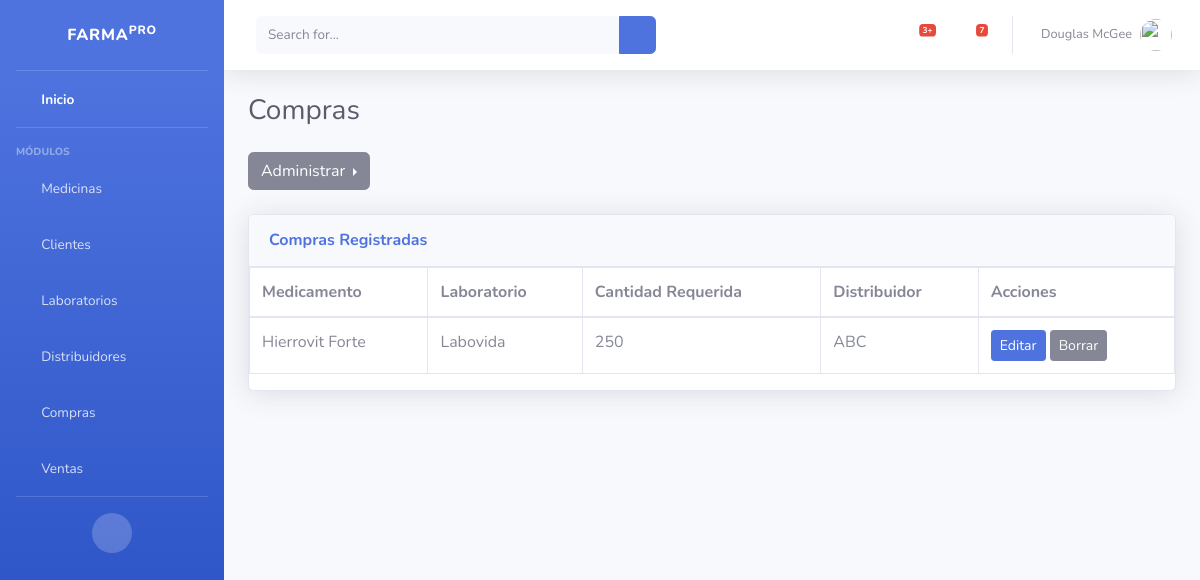
The page /compras/ on the database as committed earlier.
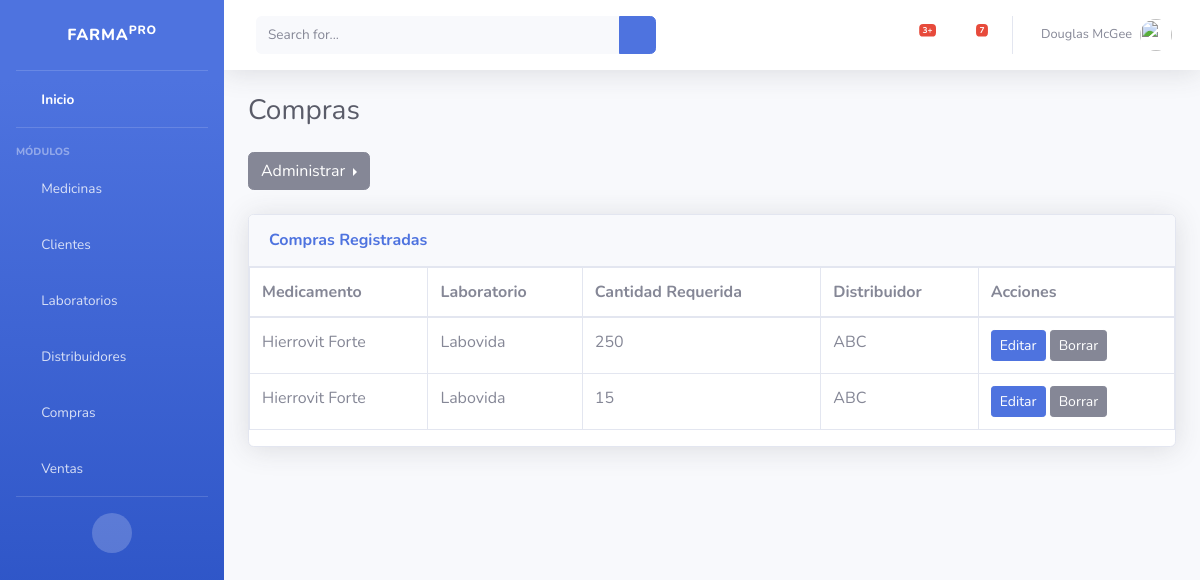
The same page on the database as committed later.
### compras/models.py (models this page shows)
class Compra(models.Model):
    cantidad_compra = models.IntegerField (verbose_name="Cantidad")
    updated = models.DateTimeField(auto_now = True)
    created = models.DateTimeField(auto_now_add = True)
    nombre_medicamento = models.ForeignKey(Medicina, on_delete = models.CASCADE, verbose_name="Nombre Medicamento")
    nombre_laboratorio = models.ForeignKey(Laboratorio, on_delete = models.CASCADE, verbose_name="Nombre Laboratorio")
    nombre_distribuidor = models.ForeignKey(Distribuidor, on_delete = models.CASCADE, verbose_name="Nombre Distribuidor")

### medicamentos/models.py (models this page shows)
class Medicina (models.Model):
    nombre_comercial = models.CharField(max_length=100, verbose_name="Nombre", blank=False, null=False, unique=True)
    dci = models.CharField(max_length=100, verbose_name="DCI", blank=False, null=False, unique=True)
    forma_farmaceutica = models.CharField(max_length=50, verbose_name="Forma Farmacéutica", blank=False, null=False)
    laboratorio = models.ForeignKey(Laboratorio,on_delete=models.CASCADE, verbose_name="Laboratorio")
    cantidad_unidades = models.IntegerField(verbose_name="Cantidad", blank=False, null=False )
    precio = models.DecimalField(max_digits = 5, decimal_places = 2,verbose_name="Precio Unidad", blank=False, null=False)
    fecha_ingreso = models.DateTimeField(auto_now_add=True, verbose_name="Fecha de Ingreso")
    fecha_expiracion = models.DateField(verbose_name="Fecha de Expiración", blank=False, null=False)
    fecha_modificacion = models.DateTimeField(auto_now=True, verbose_name="Última Modificación")
    class Meta:
        verbose_name = "Medicina"
        verbose_name_plural = "Medicinas"
    def __str__(self):
        return self.nombre_comercial #+ " con fecha: " + str(self.created) - Se muestra en la vista de Admin solo el atributo especificado

### laboratorios/models.py (models this page shows)
class Laboratorio (models.Model):
    nombre_laboratorio = models.CharField(max_length=100, verbose_name="Laboratorio", blank=False, null=False, unique=True)
    direccion_laboratorio = models.TextField(max_length=200, verbose_name="Dirección", blank=False, null=False)
    telefono_laboratorio = models.BigIntegerField(verbose_name="Teléfono", blank=False, null=False )
    correo_laboratorio = models.EmailField( verbose_name="Correo", blank=False, null=False)
    registro_laboratorio = models.CharField(max_length=200, verbose_name="Registro", blank=False, null=False)
    autorizacion_laboratorio = models.CharField(max_length=200, verbose_name="Autorización", blank=False, null=False)
    class Meta:
        verbose_name ="Laboratorio"
        verbose_name_plural ="Laboratorios"
    def __str__(self):
        return self.nombre_laboratorio # Atributo que me muestra en la tabla del Admin

### distribuidores/models.py (models this page shows)
class Distribuidor(models.Model):
    nombre_distribuidor = models.CharField(max_length = 50, verbose_name="Nombre Destribuidor" , blank=False, null=False, unique=True)
    ruc_distribuidor = models.IntegerField(verbose_name="RUC", blank=False, null=False)
    direccion_distribuidor = models.CharField(max_length = 50,verbose_name="Dirección", blank=False, null=False)
    ciudad_distribuidor = models.CharField(max_length = 50,verbose_name="Ciudad", blank=False, null=False)
    telefono_distribuidor = models.IntegerField(verbose_name="Teléfono", blank=False, null=False)
    correo_distribuidor = models.CharField(max_length = 50,verbose_name="Correo", blank=False, null=False)
    created = models.DateTimeField(auto_now_add = True)
    updated = models.DateTimeField(auto_now = True)
    class Meta:
        verbose_name = "Distribuidor"
        verbose_name_plural = "Distribuidores"
    def __str__(self):
        return self.nombre_distribuidor #+ " con fecha: " + str(self.created) - Se muestra en la vista de Admin solo el atributo especificado

### compras/views.py (the view)
# urls.py: path("", CompraListView.as_view(), name="compras"),
class CompraListView(ListView):
    model = Compra

### compras/templates/compras/compra_list.html
{% extends 'core/base.html' %}
{% block cabecera %}
Compras
{% endblock %}
{% block pie %}
{% include 'compras/compra_menu.html'%}
<div class="card shadow mb-4">
  <div class="card-header py-3">
      <h6 class="m-0 font-weight-bold text-primary">Compras Registradas</h6>
  </div>
      <div class="table-responsive">
<table class="table table-bordered" id="dataTable" width="100%" cellspacing="0">
<thead>
    <tr>
        <th scope="col">Medicamento</th>
        <th scope="col">Laboratorio</th>
        <th scope="col">Cantidad Requerida</th>
        <th scope="col">Distribuidor</th>
      <th scope="col">Acciones</th>
    </tr>
  </thead>
    <tbody>
      {% for compra in object_list %}
    <tr>
        <td>{{compra.nombre_medicamento}}</td>
        <td>{{compra.nombre_laboratorio}}</td>
        <td>{{compra.cantidad_compra}}</td>
        <td>{{compra.nombre_distribuidor}}</td>
        <td>
          <a href="{% url 'compras:update' compra.id %}" class="btn btn-sm btn-primary">Editar</a>
          <a href="{% url 'compras:delete' compra.id %}" class="btn btn-secondary btn-sm">Borrar</a>
        </td>
    </tr>
    {% endfor %}
    </tbody>
</table>
{% endblock %}

Rows that differ between the two databases and show on the page:
added Compra: nombre_medicamento "Hierrovit Forte", nombre_laboratorio "Labovida", cantidad_compra "15", nombre_distribuidor "ABC"
